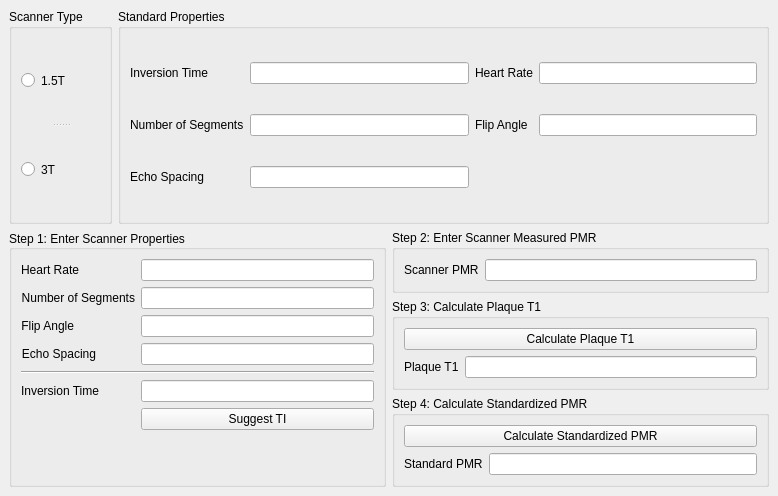
<?xml version="1.0" encoding="UTF-8"?>
<ui version="4.0">
 <class>PMRcalculater</class>
 <widget class="QMainWindow" name="PMRcalculater">
  <property name="geometry">
   <rect>
    <x>0</x>
    <y>0</y>
    <width>778</width>
    <height>496</height>
   </rect>
  </property>
  <property name="unifiedTitleAndToolBarOnMac">
   <bool>false</bool>
  </property>
  <widget class="QWidget" name="widget">
   <layout class="QHBoxLayout" name="horizontalLayout">
    <item>
     <layout class="QGridLayout" name="gridLayout_7">
      <item row="0" column="0">
       <layout class="QGridLayout" name="gridLayout_5">
        <item row="0" column="0">
         <widget class="QGroupBox" name="groupBox">
          <property name="title">
           <string>Scanner Type</string>
          </property>
          <layout class="QGridLayout" name="gridLayout">
           <item row="0" column="0">
            <widget class="QSplitter" name="splitter">
             <property name="orientation">
              <enum>Qt::Vertical</enum>
             </property>
             <widget class="QRadioButton" name="RB1_5">
              <property name="text">
               <string>1.5T</string>
              </property>
             </widget>
             <widget class="QRadioButton" name="RB3">
              <property name="text">
               <string>3T</string>
              </property>
             </widget>
            </widget>
           </item>
          </layout>
         </widget>
        </item>
        <item row="0" column="1">
         <widget class="QGroupBox" name="groupBox_2">
          <property name="title">
           <string>Standard Properties</string>
          </property>
          <layout class="QGridLayout" name="gridLayout_2">
           <item row="2" column="1">
            <widget class="QLineEdit" name="SPEchosT"/>
           </item>
           <item row="0" column="0">
            <widget class="QLabel" name="SPInversionTimeL">
             <property name="text">
              <string>Inversion Time</string>
             </property>
            </widget>
           </item>
           <item row="1" column="0">
            <widget class="QLabel" name="SPSegL">
             <property name="text">
              <string>Number of Segments</string>
             </property>
            </widget>
           </item>
           <item row="2" column="0">
            <widget class="QLabel" name="SPEchosL">
             <property name="text">
              <string>Echo Spacing</string>
             </property>
            </widget>
           </item>
           <item row="1" column="2">
            <widget class="QLabel" name="SPFaL">
             <property name="text">
              <string>Flip Angle</string>
             </property>
            </widget>
           </item>
           <item row="0" column="1">
            <widget class="QLineEdit" name="SPInversionTimeT"/>
           </item>
           <item row="1" column="3">
            <widget class="QLineEdit" name="SPFaT"/>
           </item>
           <item row="0" column="3">
            <widget class="QLineEdit" name="SPHrT"/>
           </item>
           <item row="1" column="1">
            <widget class="QLineEdit" name="SPSegT"/>
           </item>
           <item row="0" column="2">
            <widget class="QLabel" name="SPHrL">
             <property name="text">
              <string>Heart Rate</string>
             </property>
            </widget>
           </item>
          </layout>
         </widget>
        </item>
       </layout>
      </item>
      <item row="1" column="0">
       <layout class="QGridLayout" name="gridLayout_6">
        <item row="0" column="0" rowspan="3">
         <widget class="QGroupBox" name="groupBox_3">
          <property name="layoutDirection">
           <enum>Qt::LeftToRight</enum>
          </property>
          <property name="title">
           <string>Step 1: Enter Scanner Properties</string>
          </property>
          <property name="alignment">
           <set>Qt::AlignLeading|Qt::AlignLeft|Qt::AlignVCenter</set>
          </property>
          <layout class="QFormLayout" name="formLayout">
           <item row="0" column="0">
            <widget class="QLabel" name="HrL">
             <property name="layoutDirection">
              <enum>Qt::LeftToRight</enum>
             </property>
             <property name="text">
              <string>Heart Rate</string>
             </property>
             <property name="alignment">
              <set>Qt::AlignRight|Qt::AlignTrailing|Qt::AlignVCenter</set>
             </property>
            </widget>
           </item>
           <item row="0" column="1">
            <widget class="QLineEdit" name="HrT"/>
           </item>
           <item row="1" column="0">
            <widget class="QLabel" name="SegL">
             <property name="layoutDirection">
              <enum>Qt::LeftToRight</enum>
             </property>
             <property name="text">
              <string>Number of Segments</string>
             </property>
             <property name="alignment">
              <set>Qt::AlignRight|Qt::AlignTrailing|Qt::AlignVCenter</set>
             </property>
            </widget>
           </item>
           <item row="1" column="1">
            <widget class="QLineEdit" name="SegT"/>
           </item>
           <item row="2" column="0">
            <widget class="QLabel" name="FaL">
             <property name="layoutDirection">
              <enum>Qt::LeftToRight</enum>
             </property>
             <property name="text">
              <string>Flip Angle</string>
             </property>
             <property name="alignment">
              <set>Qt::AlignRight|Qt::AlignTrailing|Qt::AlignVCenter</set>
             </property>
            </widget>
           </item>
           <item row="2" column="1">
            <widget class="QLineEdit" name="FaT"/>
           </item>
           <item row="3" column="0">
            <widget class="QLabel" name="EchosL">
             <property name="layoutDirection">
              <enum>Qt::LeftToRight</enum>
             </property>
             <property name="text">
              <string>Echo Spacing</string>
             </property>
             <property name="alignment">
              <set>Qt::AlignRight|Qt::AlignTrailing|Qt::AlignVCenter</set>
             </property>
            </widget>
           </item>
           <item row="3" column="1">
            <widget class="QLineEdit" name="EchosT"/>
           </item>
           <item row="4" column="0" colspan="2">
            <widget class="Line" name="line">
             <property name="orientation">
              <enum>Qt::Horizontal</enum>
             </property>
            </widget>
           </item>
           <item row="5" column="0">
            <widget class="QLabel" name="TiL">
             <property name="layoutDirection">
              <enum>Qt::LeftToRight</enum>
             </property>
             <property name="text">
              <string>Inversion Time</string>
             </property>
             <property name="alignment">
              <set>Qt::AlignRight|Qt::AlignTrailing|Qt::AlignVCenter</set>
             </property>
            </widget>
           </item>
           <item row="5" column="1">
            <widget class="QLineEdit" name="TiT"/>
           </item>
           <item row="6" column="1">
            <widget class="QPushButton" name="SuggestTipushButton">
             <property name="text">
              <string>Suggest TI</string>
             </property>
            </widget>
           </item>
          </layout>
         </widget>
        </item>
        <item row="0" column="1">
         <widget class="QGroupBox" name="groupBox_4">
          <property name="title">
           <string>Step 2: Enter Scanner Measured PMR</string>
          </property>
          <layout class="QFormLayout" name="formLayout_3">
           <item row="0" column="0">
            <widget class="QLabel" name="ScannerPMRL">
             <property name="text">
              <string>Scanner PMR</string>
             </property>
            </widget>
           </item>
           <item row="0" column="1">
            <widget class="QLineEdit" name="ScannerPMRT"/>
           </item>
          </layout>
         </widget>
        </item>
        <item row="1" column="1">
         <widget class="QGroupBox" name="groupBox_5">
          <property name="title">
           <string>Step 3: Calculate Plaque T1</string>
          </property>
          <layout class="QGridLayout" name="gridLayout_4">
           <item row="1" column="0">
            <widget class="QLabel" name="PT1L">
             <property name="text">
              <string>Plaque T1</string>
             </property>
            </widget>
           </item>
           <item row="1" column="1">
            <widget class="QLineEdit" name="PT1T"/>
           </item>
           <item row="0" column="0" colspan="2">
            <widget class="QPushButton" name="CalT1pushButton">
             <property name="text">
              <string>Calculate Plaque T1</string>
             </property>
            </widget>
           </item>
          </layout>
         </widget>
        </item>
        <item row="2" column="1">
         <widget class="QGroupBox" name="groupBox_6">
          <property name="title">
           <string>Step 4: Calculate Standardized PMR</string>
          </property>
          <layout class="QGridLayout" name="gridLayout_3">
           <item row="0" column="0" colspan="2">
            <widget class="QPushButton" name="CalStdPMRpushButton">
             <property name="text">
              <string>Calculate Standardized PMR</string>
             </property>
            </widget>
           </item>
           <item row="1" column="0">
            <widget class="QLabel" name="StdPMRL">
             <property name="text">
              <string>Standard PMR</string>
             </property>
            </widget>
           </item>
           <item row="1" column="1">
            <widget class="QLineEdit" name="StdPMRT"/>
           </item>
          </layout>
         </widget>
        </item>
       </layout>
      </item>
     </layout>
    </item>
   </layout>
  </widget>
 </widget>
 <resources/>
 <connections/>
</ui>
